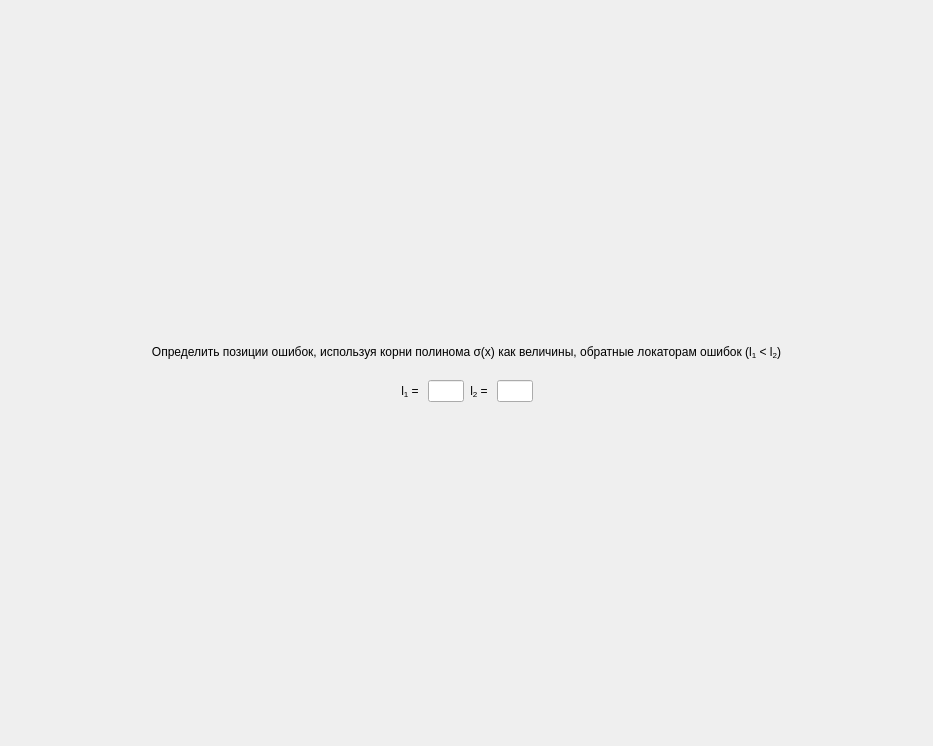
<?xml version="1.0" encoding="UTF-8"?>
<ui version="4.0">
 <class>ScreenTask12</class>
 <widget class="QFrame" name="ScreenTask12">
  <property name="geometry">
   <rect>
    <x>0</x>
    <y>0</y>
    <width>933</width>
    <height>746</height>
   </rect>
  </property>
  <property name="windowTitle">
   <string>Frame</string>
  </property>
  <layout class="QGridLayout" name="gridLayout_2">
   <property name="leftMargin">
    <number>0</number>
   </property>
   <property name="topMargin">
    <number>0</number>
   </property>
   <property name="rightMargin">
    <number>0</number>
   </property>
   <property name="bottomMargin">
    <number>0</number>
   </property>
   <property name="spacing">
    <number>6</number>
   </property>
   <item row="0" column="0">
    <layout class="QVBoxLayout" name="verticalLayout">
     <item>
      <spacer name="verticalSpacer_2">
       <property name="orientation">
        <enum>Qt::Vertical</enum>
       </property>
       <property name="sizeHint" stdset="0">
        <size>
         <width>20</width>
         <height>40</height>
        </size>
       </property>
      </spacer>
     </item>
     <item>
      <widget class="QLabel" name="title_2">
       <property name="styleSheet">
        <string notr="true">font: 75 20pt &quot;MS Shell Dlg 2&quot;;</string>
       </property>
       <property name="text">
        <string>Определить позиции ошибок, используя корни полинома σ(x) как величины, обратные локаторам  ошибок (l&lt;sub&gt;1&lt;/sub&gt; &amp;lt; l&lt;sub&gt;2&lt;/sub&gt;)</string>
       </property>
       <property name="alignment">
        <set>Qt::AlignCenter</set>
       </property>
       <property name="wordWrap">
        <bool>true</bool>
       </property>
      </widget>
     </item>
     <item>
      <spacer name="verticalSpacer_3">
       <property name="orientation">
        <enum>Qt::Vertical</enum>
       </property>
       <property name="sizeType">
        <enum>QSizePolicy::Minimum</enum>
       </property>
       <property name="sizeHint" stdset="0">
        <size>
         <width>0</width>
         <height>15</height>
        </size>
       </property>
      </spacer>
     </item>
     <item>
      <layout class="QHBoxLayout" name="horizontalLayout">
       <item>
        <spacer name="horizontalSpacer">
         <property name="orientation">
          <enum>Qt::Horizontal</enum>
         </property>
         <property name="sizeHint" stdset="0">
          <size>
           <width>40</width>
           <height>20</height>
          </size>
         </property>
        </spacer>
       </item>
       <item>
        <layout class="QGridLayout" name="gridLayout">
         <item row="0" column="3">
          <widget class="QLineEdit" name="input1">
           <property name="sizePolicy">
            <sizepolicy hsizetype="Fixed" vsizetype="Fixed">
             <horstretch>0</horstretch>
             <verstretch>0</verstretch>
            </sizepolicy>
           </property>
           <property name="maximumSize">
            <size>
             <width>36</width>
             <height>30</height>
            </size>
           </property>
           <property name="styleSheet">
            <string notr="true">font: 16pt &quot;MS Shell Dlg 2&quot;;</string>
           </property>
           <property name="maxLength">
            <number>1</number>
           </property>
           <property name="alignment">
            <set>Qt::AlignCenter</set>
           </property>
          </widget>
         </item>
         <item row="0" column="0">
          <widget class="QLabel" name="label1">
           <property name="styleSheet">
            <string notr="true">font: 16pt &quot;MS Shell Dlg 2&quot;;</string>
           </property>
           <property name="text">
            <string>l&lt;sub&gt;1&lt;/sub&gt; = </string>
           </property>
           <property name="alignment">
            <set>Qt::AlignRight|Qt::AlignTrailing|Qt::AlignVCenter</set>
           </property>
          </widget>
         </item>
         <item row="0" column="1">
          <widget class="QLineEdit" name="input0">
           <property name="sizePolicy">
            <sizepolicy hsizetype="Fixed" vsizetype="Fixed">
             <horstretch>0</horstretch>
             <verstretch>0</verstretch>
            </sizepolicy>
           </property>
           <property name="maximumSize">
            <size>
             <width>36</width>
             <height>30</height>
            </size>
           </property>
           <property name="styleSheet">
            <string notr="true">font: 16pt &quot;MS Shell Dlg 2&quot;;</string>
           </property>
           <property name="maxLength">
            <number>1</number>
           </property>
           <property name="alignment">
            <set>Qt::AlignCenter</set>
           </property>
          </widget>
         </item>
         <item row="0" column="2">
          <widget class="QLabel" name="label1_2">
           <property name="styleSheet">
            <string notr="true">font: 16pt &quot;MS Shell Dlg 2&quot;;</string>
           </property>
           <property name="text">
            <string> l&lt;sub&gt;2&lt;/sub&gt; = </string>
           </property>
           <property name="alignment">
            <set>Qt::AlignRight|Qt::AlignTrailing|Qt::AlignVCenter</set>
           </property>
          </widget>
         </item>
        </layout>
       </item>
       <item>
        <spacer name="horizontalSpacer_2">
         <property name="orientation">
          <enum>Qt::Horizontal</enum>
         </property>
         <property name="sizeHint" stdset="0">
          <size>
           <width>40</width>
           <height>20</height>
          </size>
         </property>
        </spacer>
       </item>
      </layout>
     </item>
     <item>
      <spacer name="verticalSpacer">
       <property name="orientation">
        <enum>Qt::Vertical</enum>
       </property>
       <property name="sizeHint" stdset="0">
        <size>
         <width>20</width>
         <height>40</height>
        </size>
       </property>
      </spacer>
     </item>
    </layout>
   </item>
  </layout>
 </widget>
 <tabstops>
  <tabstop>input0</tabstop>
  <tabstop>input1</tabstop>
 </tabstops>
 <resources/>
 <connections/>
</ui>
